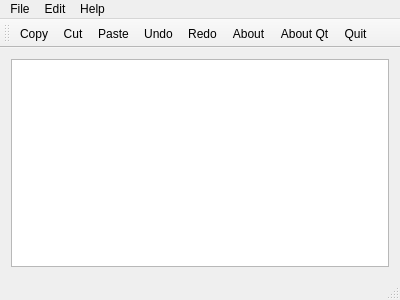
<?xml version="1.0" encoding="UTF-8"?>
<ui version="4.0">
 <class>MainWindow</class>
 <widget class="QMainWindow" name="MainWindow">
  <property name="geometry">
   <rect>
    <x>0</x>
    <y>0</y>
    <width>400</width>
    <height>300</height>
   </rect>
  </property>
  <property name="windowTitle">
   <string>MainWindow</string>
  </property>
  <widget class="QWidget" name="centralWidget">
   <layout class="QVBoxLayout" name="verticalLayout">
    <item>
     <widget class="QTextEdit" name="textEdit"/>
    </item>
   </layout>
  </widget>
  <widget class="QMenuBar" name="menuBar">
   <property name="geometry">
    <rect>
     <x>0</x>
     <y>0</y>
     <width>400</width>
     <height>21</height>
    </rect>
   </property>
   <widget class="QMenu" name="menuFile">
    <property name="title">
     <string>File</string>
    </property>
    <addaction name="actionQuit"/>
   </widget>
   <widget class="QMenu" name="menuEdit">
    <property name="title">
     <string>Edit</string>
    </property>
    <addaction name="actionCopy"/>
    <addaction name="actionCut"/>
    <addaction name="actionPaste"/>
    <addaction name="actionUndo"/>
    <addaction name="actionRedo"/>
   </widget>
   <widget class="QMenu" name="menuHelp">
    <property name="title">
     <string>Help</string>
    </property>
    <addaction name="actionAbout"/>
    <addaction name="actionAbout_Qt"/>
   </widget>
   <addaction name="menuFile"/>
   <addaction name="menuEdit"/>
   <addaction name="menuHelp"/>
  </widget>
  <widget class="QToolBar" name="mainToolBar">
   <attribute name="toolBarArea">
    <enum>TopToolBarArea</enum>
   </attribute>
   <attribute name="toolBarBreak">
    <bool>false</bool>
   </attribute>
   <addaction name="actionCopy"/>
   <addaction name="actionCut"/>
   <addaction name="actionPaste"/>
   <addaction name="actionUndo"/>
   <addaction name="actionRedo"/>
   <addaction name="actionAbout"/>
   <addaction name="actionAbout_Qt"/>
   <addaction name="actionQuit"/>
  </widget>
  <widget class="QStatusBar" name="statusBar"/>
  <action name="actionQuit">
   <property name="icon">
    <iconset resource="resource.qrc">
     <normaloff>:/images/exit.png</normaloff>:/images/exit.png</iconset>
   </property>
   <property name="text">
    <string>Quit</string>
   </property>
  </action>
  <action name="actionCopy">
   <property name="icon">
    <iconset resource="resource.qrc">
     <normaloff>:/images/copy.png</normaloff>:/images/copy.png</iconset>
   </property>
   <property name="text">
    <string>Copy</string>
   </property>
  </action>
  <action name="actionCut">
   <property name="icon">
    <iconset resource="resource.qrc">
     <normaloff>:/images/cut.png</normaloff>:/images/cut.png</iconset>
   </property>
   <property name="text">
    <string>Cut</string>
   </property>
  </action>
  <action name="actionPaste">
   <property name="icon">
    <iconset resource="resource.qrc">
     <normaloff>:/images/paste.png</normaloff>:/images/paste.png</iconset>
   </property>
   <property name="text">
    <string>Paste</string>
   </property>
  </action>
  <action name="actionUndo">
   <property name="icon">
    <iconset resource="resource.qrc">
     <normaloff>:/images/erase.png</normaloff>:/images/erase.png</iconset>
   </property>
   <property name="text">
    <string>Undo</string>
   </property>
  </action>
  <action name="actionAbout">
   <property name="icon">
    <iconset resource="resource.qrc">
     <normaloff>:/images/qt_about.png</normaloff>:/images/qt_about.png</iconset>
   </property>
   <property name="text">
    <string>About</string>
   </property>
  </action>
  <action name="actionAbout_Qt">
   <property name="icon">
    <iconset resource="resource.qrc">
     <normaloff>:/images/qt.png</normaloff>:/images/qt.png</iconset>
   </property>
   <property name="text">
    <string>About Qt</string>
   </property>
  </action>
  <action name="actionRedo">
   <property name="icon">
    <iconset resource="resource.qrc">
     <normaloff>:/images/Redo.png</normaloff>:/images/Redo.png</iconset>
   </property>
   <property name="text">
    <string>Redo</string>
   </property>
  </action>
 </widget>
 <layoutdefault spacing="6" margin="11"/>
 <resources>
  <include location="resource.qrc"/>
 </resources>
 <connections/>
</ui>
